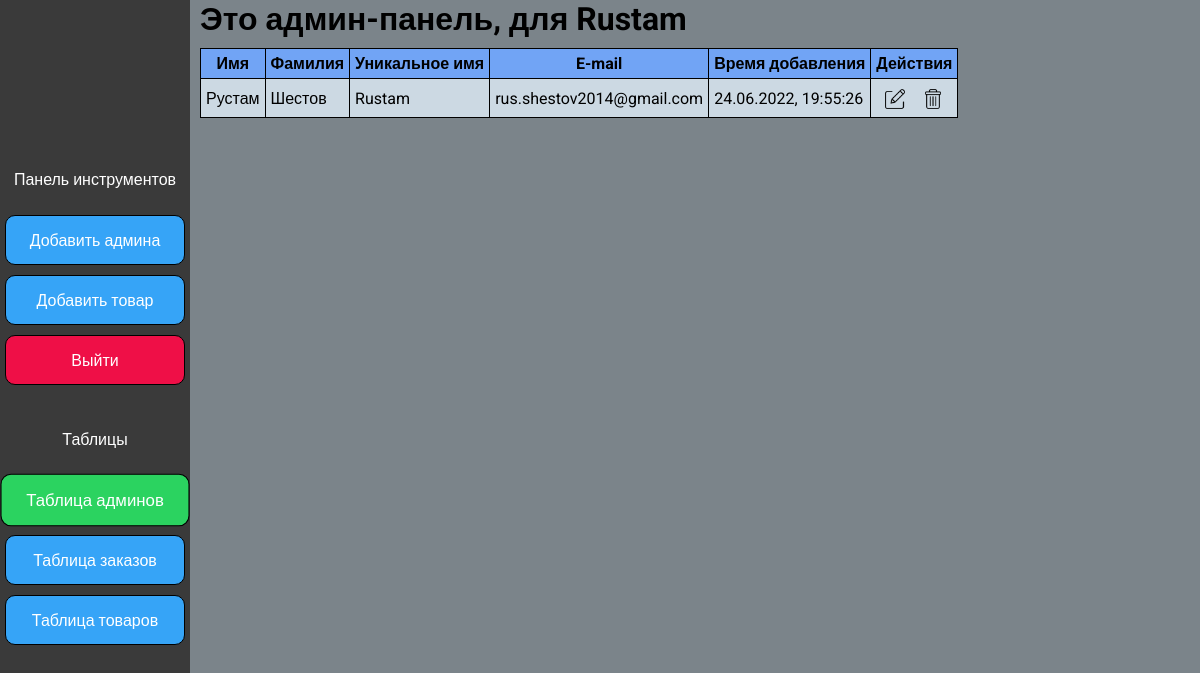
Page /admin (signed in) on the committed database.
### app.py (models this page shows, shortened)
class Admin(db.Model):
    id = db.Column(db.Integer, primary_key=True)
    name = db.Column(db.String(100), nullable=False)
    surname = db.Column(db.String(100), nullable=False)
    username = db.Column(db.String(100), nullable=False)
    email = db.Column(db.String(100), nullable=False)
    password = db.Column(db.String(100), nullable=False)
    time = db.Column(db.DateTime, default=datetime.utcnow())

### app.py (the view)
@app.route("/admin", methods=['POST', 'GET'])
def admin():
    if request.method == 'POST':
        user_admin = Admin.query.filter_by(username=request.form['username']).first()
        if werkzeug.security.check_password_hash(user_admin.password, request.form['password']):
            session['username'] = request.form['username']
        return redirect('/admin')
    else:
        if 'username' not in session:
            logIn = False
        else:
            logIn = True
        admins = Admin.query.order_by(Admin.time.desc()).all()
        orders = Order.query.order_by(Order.time.desc()).all()
        products = Products.query.order_by(Products.time.desc()).all()
        return render_template("admin.html", logIn=logIn, admins=admins, orders=orders, products=products)

### templates/admin.html (shortened to what this page needs)
<!DOCTYPE html>
<html lang="ru">
<head>
    <link rel="stylesheet" href="{{ url_for('static', filename='css/style.css') }}">
</head>
<body class="body">
    {% if not logIn %}
    <section class="formSection">
        <div class="box">
            <div class="form">
                <h2>Вход</h2>
                <form method="post">
                    <div class="inputBx">
                        <input type="text" name="username" id="username" placeholder="Имя пользователя">
                    </div>
                    <div class="inputBx">
                        <input type="password" name="password" id="password" placeholder="Пароль">
                    </div>
                    <div class="inputBx" id="login-admin">
                        <input type="submit" value="Вход">
                    </div>
                </form>
            </div>
        </div>
    </section>
    {% else %}
        <div class="admin-body">
            <aside>
                <div class="buttons">
                    <div class="aside-name">
                        <p>Панель инструментов</p>
                    </div>
                    <div>
                        <form action="/add_admin" >
                            <button class="button">Добавить админа</button>
                        </form>
                    </div>
                    <div>
                        <button class="button show_add_product">Добавить товар</button>
                    </div>
                    <div>
                        <form action="/logout" >
                            <button class="button logout">Выйти</button>
                        </form>
                    </div>
                </div>
                <div class="buttons">
                    <div class="aside-name">
                        <p>Таблицы</p>
                    </div>
                    <div>
                        <button class="button show-admin active">Таблица админов</button>
                    </div>
                    <div>
                        <button class="button show-order">Таблица заказов</button>
                    </div>
                    <div>
                        <button class="button show-product">Таблица товаров</button>
                    </div>
                </div>
            </aside>
            <div class="admin-tools">
                <h1>Это админ-панель, для {{session['username']}}</h1>
            <div class="admin-table" id="admin-table">
                <table>
                    <thead>
                        <tr>
                            <th>Имя</th>
                            <th>Фамилия</th>
                            <th>Уникальное имя</th>
                            <th>E-mail</th>
                            <th>Время добавления</th>
                            <th>Действия</th>
                        </tr>
                    </thead>
                    <tbody>
                        {% for el in admins %}
                            <tr>
                                <td>{{el.name}}</td>
                                <td>{{el.surname}}</td>
                                <td>{{el.username}}</td>
                                <td>{{el.email}}</td>
                                <td>{{el.time.strftime("%d.%m.%Y, %H:%M:%S")}}</td>
                                <td>
                                    <div class="edit__delete__buttons">
                                        <button data-tooltip="Изменить" class="edit_table"><img src="{{ url_for('static', filename='img/edit.png') }}" alt="" class="edit_table"  data-id="ad_{{el.id}}"></button>
                                        <button data-tooltip="Удалить" class="delete_table"><img src="{{ url_for('static', filename='img/delete.png') }}" alt="" class="delete_table"  data-id="ad_{{el.id}}"></button>
                                    </div>
                                </td>
                            </tr>
                        {% endfor %}
                    </tbody>
                </table>
                </div>
            </div>
        </div>
    {% endif %}
</body>
</html>

### static/css/global.css (style rules this page uses)
* { margin: 0; padding: 0; box-sizing: border-box; font-family: 'Roboto', sans-serif; scroll-behavior: smooth; text-decoration: none; }

### static/css/admin-panel.css (style rules this page uses)
.admin-body { display: flex; width: 100%; height: 100%; background-color: #7b848a; }
aside { display: flex; flex-direction: column; position: relative; align-items: center; justify-content: center; width: fit-content; height: 100vh; background: #3a3a3a; margin-right: 10px; color: #fff; }
.aside-name { display: block; width: 180px; height: 50px; text-align: center; line-height: 50px; justify-content: center; margin: 5px 5px; }
.admin-tools { display: block; }
.buttons { display: flex; flex-direction: column; margin: 10px auto; width: 100%; justify-content: space-between; }
.button { display: block; width: 180px; height: 50px; border: 1px solid black; border-radius: 10px; text-align: center; line-height: 50px; background-color: #36a4f7; margin: 5px 5px; color: #fff; font-size: 16px; }
.active { background-color: #2BD360; transform: scale(1.05); }
.logout { background-color: #EF0F47; }
.admin-table table { border: 1px solid black; border-collapse: collapse; margin: 10px 0px; }
.admin-table table th { border: 1px solid black; padding: 5px; background-color: rgba(113, 164, 245, 1.0); bacg }
.admin-table table tbody td { border: 1px solid black; padding: 5px; }
.admin-table table tbody tr:nth-child(odd) { background-color: #ccd9e3; }
.admin-table table tbody td:nth-child(even) { border: 1px solid black; padding: 5px; }

### static/css/cart-modal.css (style rules this page uses)
::placeholder { color: #adadad; }

### rows in the picture
Admin: username "Rustam", name "Рустам", surname "Шестов", email "rus.shestov2014@gmail.com", time "24.06.2022, 19:55:26"
